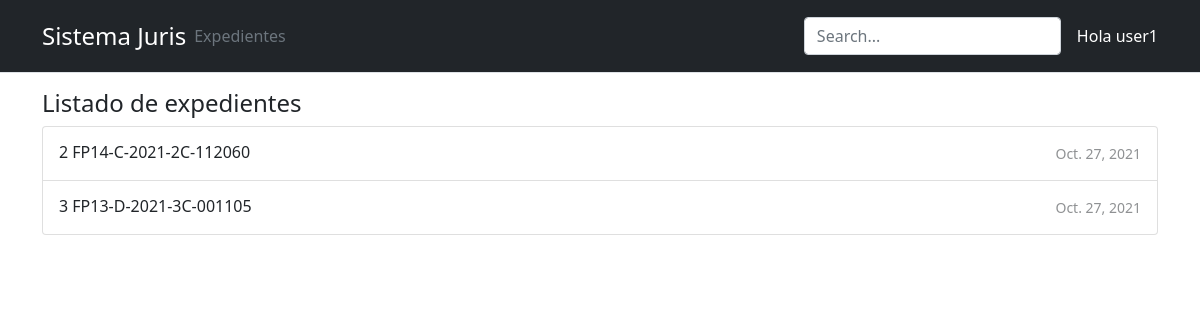
Screenshot of / (signed in) with the database file from the repository.
### juris/models.py (models this page shows, shortened)
class PersonasIntervenientes(models.Model):
	user = models.ForeignKey(User, on_delete=models.CASCADE)
	expediente = models.ForeignKey(Expediente, on_delete=models.CASCADE)
	fecha_incluido = models.DateField(auto_now=True)
	ROL_USUARIO = (
		('DE','DEMANDADO'),
		('DD', 'DEMANDANTE'),
		('FF', 'FISCAL'),
		('JZ', 'JUEZ'),
		('AD', 'ABOGADO DEFENSOR'),
		('SE', 'SECRETARIO DEFENSOR'),
		('TE', 'TESTIGO'),
		('PE', 'PERSONA EXTRA')
	)
	rol = models.CharField(
		max_length=2,
		choices=ROL_USUARIO,
		help_text="Rol del usuario en el caso",
		default='PE')
	class Meta:
		unique_together = ('user', 'rol', 'expediente')

class Expediente(models.Model):
	numero_de_fiscalia = models.CharField(max_length=5)
	letra = models.CharField(max_length=1)
	año = models.DateField(auto_now=True)
	tribunal = models.CharField(max_length=2)
	numero_expediente = models.CharField(max_length=6)
	intervenientes = models.ManyToManyField(User, through='PersonasIntervenientes')
	class Meta:
		unique_together= ('numero_de_fiscalia', 'letra', 'tribunal', 'numero_expediente')
	def __str__(self):
		return str(self.id) + " " + self.numero_de_fiscalia + "-" + self.letra + "-" + str(self.año.year) + "-" + self.tribunal + "-" + self.numero_expediente

### juris/views.py (the view)
# urls.py: path('',views.ExpedienteListView.as_view(), name="expedientes"),
class ExpedienteListView(LoginRequiredMixin, generic.ListView):
    model = PersonasIntervenientes
    template_name = "expediente_list.html"
    context_object_name = 'personas'
    def get_queryset(self):
        return PersonasIntervenientes.objects.filter(user__username=self.request.user)

### juris/templatetags/active_link_class.py (called while the page is built)
@register.simple_tag(takes_context=True)
def active_link_class(context: Context,
                      *args,
                      active_class: str,
                      inactive_class: str = '',
                      **kwargs):
    path: str = context["request"].path
    if path.startswith(reverse(*args, **kwargs)):
        return active_class
    return inactive_class

### juris/templates/expediente_list.html
{% extends "base_generic.html" %}
{% block content %}
<h4>Listado de expedientes</h4>
<div class="list-group">
  {% for inter in personas %} {% with inter.expediente as expediente %}
  <a
    href="{% url 'expediente-detail' expediente.id %}"
    class="list-group-item list-group-item-action d-flex gap-3 py-3"
    aria-current="true"
  >
    <div class="d-flex gap-2 w-100 justify-content-between">
      <div>
        <h6 class="mb-0">{{expediente }}</h6>
      </div>
      <small class="opacity-50 text-nowrap">{{ expediente.año|date }}</small>
    </div>
  </a>
  {% endwith %} {% endfor %}
</div>
{% endblock %}

### juris/templates/base_generic.html (shortened to what this page needs)
{% load active_link_class %}
<!DOCTYPE html>
<html lang="en">
  <head>
    {% load static %}
    <link rel="stylesheet" href="{% static 'css/style.css' %}" />
    <link rel="stylesheet" href="{% static 'juris/css/style.css' %}" />
    <link
      href="https://cdn.jsdelivr.net/npm/bootstrap@5.1.3/dist/css/bootstrap.min.css"
      rel="stylesheet"
    />
  </head>
  <body>
    <header class="p-3 bg-dark text-white py-3 mb-3 border-bottom">
      <div class="container">
        <div
          class="
            d-flex
            flex-wrap
            align-items-center
            justify-content-center justify-content-lg-start
          "
        >
          <a
            href="{% url 'index' %}"
            class="
              h4
              d-flex
              align-items-center
              mb-2 mb-lg-0
              text-white text-decoration-none
            "
            >Sistema Juris
          </a>
          {% if user.is_authenticated %}
          <ul
            class="
              nav
              col-12 col-lg-auto
              me-lg-auto
              mb-2
              justify-content-center
              mb-md-0
            "
          >
            <li class="nav-item">
              <a
                href="{% url 'expedientes' %}"
                class="
                  nav-link
                  px-2
                  {% active_link_class 'expedientes' active_class='text-secondary' inactive_class='text-white' %}
                "
                >Expedientes</a
              >
            </li>
          </ul>
          {% endif %}
          <form class="col-12 col-lg-auto mb-3 mb-lg-0 me-lg-3">
            <input
              type="search"
              class="form-control form-control-dark"
              placeholder="Search..."
              aria-label="Search"
            />
          </form>
          <div class="text-end">
            {% if user.is_authenticated %}
            <div class="nav-item">Hola {{ user.get_username }}</div>
            {% else %}
            <button type="button" class="btn btn-outline-light me-2">
              Login
            </button>
            <button type="button" class="btn btn-warning">Sign-up</button>
            {% endif %}
          </div>
        </div>
      </div>
    </header>
    <div class="container" style="">{% block content %} {% endblock %}</div>
  </body>
</html>

### rows the page displays
PersonasIntervenientes: expediente "2 FP14-C-2021-2C-112060", expediente.año "Oct. 27, 2021"
PersonasIntervenientes: expediente "3 FP13-D-2021-3C-001105", expediente.año "Oct. 27, 2021"

### other values shown
{{ user.get_username }} "user1"
